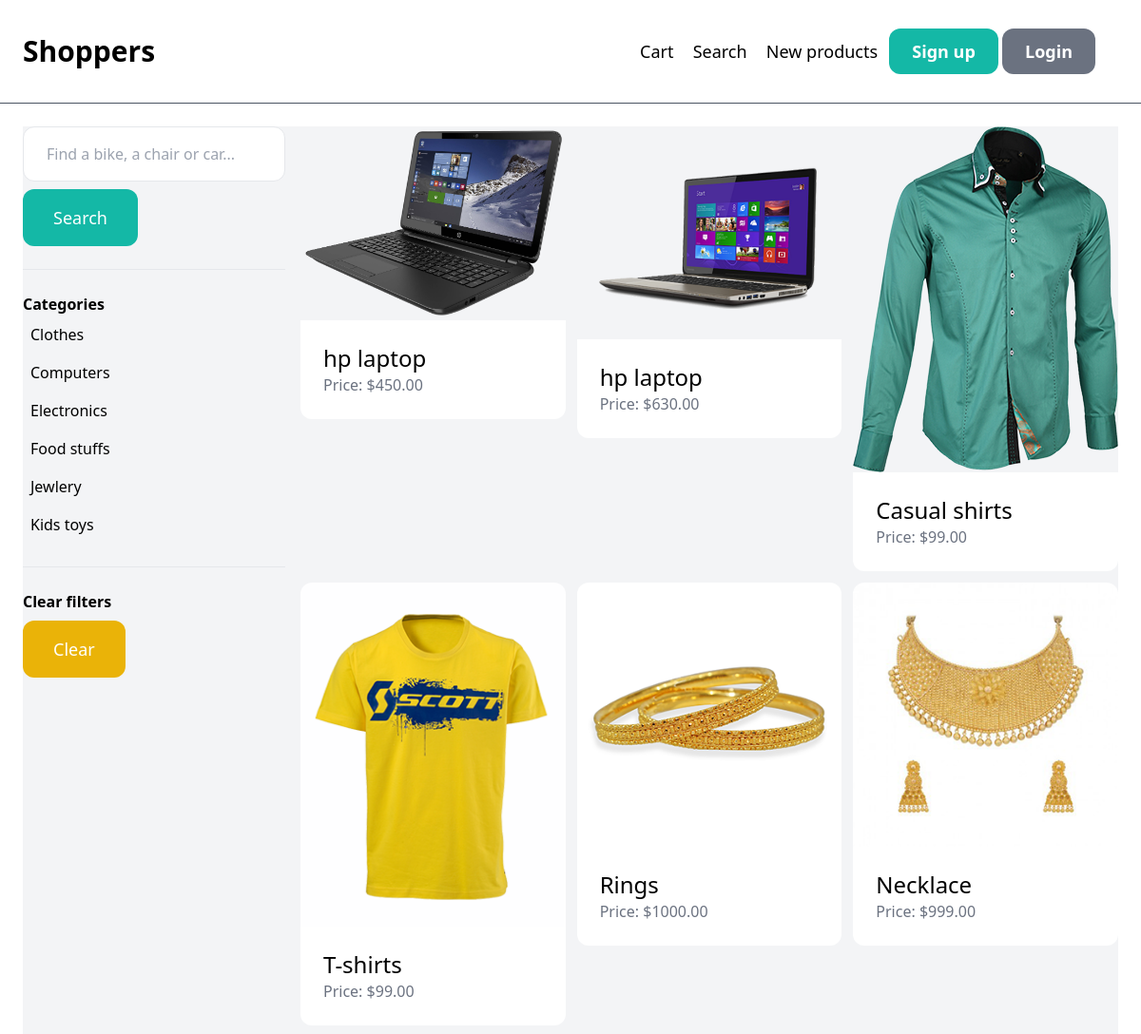
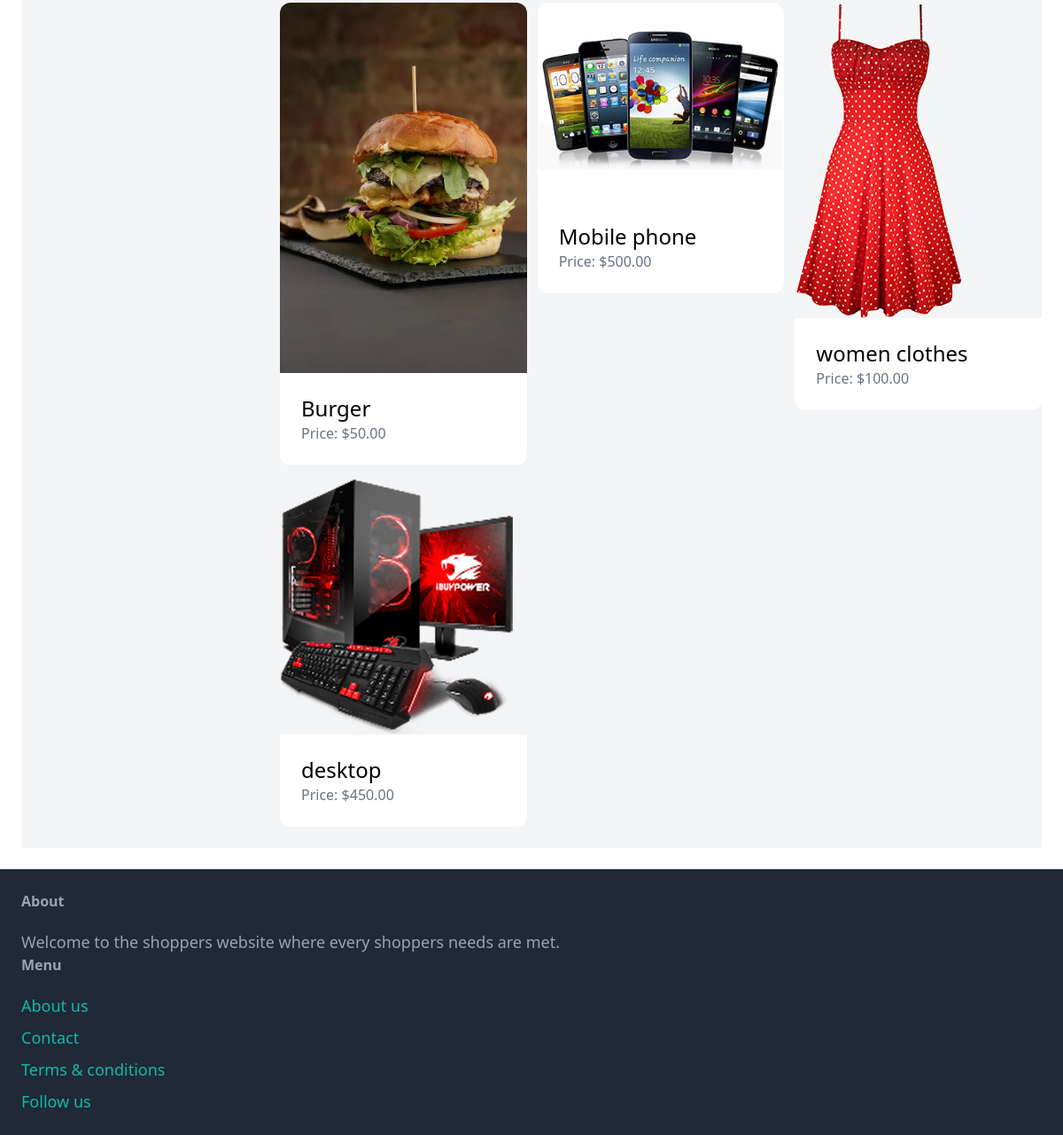
Screenshot of /products/ with the database file from the repository (2 pictures, top to bottom).
### products/models.py (models this page shows, shortened)
class Category(models.Model):
    name = models.CharField(max_length=300)
    class Meta:
        ordering = ('name',)
        verbose_name_plural = 'Categories'

class Product(models.Model):
    category = models.ForeignKey(
        Category, related_name="products", on_delete=models.CASCADE
    )
    name = models.CharField(max_length=300)
    description = models.TextField(null=True, blank=True)
    price = models.FloatField()
    image = models.ImageField(upload_to='products_images',blank=True, null=True)
    is_sold = models.BooleanField(default=False)
    created_by = models.ForeignKey(
        User, related_name='products', on_delete=models.CASCADE
    )
    created_at = models.DateTimeField(auto_now_add=True)

### products/views.py (the view)
# urls.py: path('', views.browse, name='browse'),
def browse(request):
    query = request.GET.get('query', '')
    category_id = request.GET.get('category', 0)
    categories = Category.objects.all()
    browse = Product.objects.filter(is_sold=False)
    if category_id:
        browse = browse.filter(category_id=category_id)
    if query:
        browse = browse.filter(
            Q(name__icontains=query) | Q(description__icontains=query)
        )
    return render(request, 'products/browse.html', {
        'browse': browse,
        'query': query,
        'categories': categories,
        'category_id': int(category_id),
    })

### products/templates/products/browse.html (shortened to what this page needs)
{% extends 'shoppers/base.html' %}
{% block content %}
    <div class="pb-6 grid grid-cols-4 gap-4 bg-gray-100">
        <div class="col-span-1">
            <form method="get" action="{% url 'products:browse' %}">
                <input name="query" class="w-full py-4 px-6 border rounded-xl" type="text" value="{{ query }}" placeholder="Find a bike, a chair or car...">
                <button class="mt-2 py-4 px-8 text-lg bg-teal-500 text-white rounded-xl">Search</button>
            </form>
            <hr class="my-6">
            <p class="font-semibold">Categories</p>
            <ul>
                {% for category in categories %}
                    <li class="py-2 px-2 rounded-xl{% if category.id == category_id %} bg-gray-200{% endif %}">
                        <a href="{% url 'products:browse' %}?query={{ query }}&category={{ category.id }}">{{ category.name }}</a>
                    </li>
                {% endfor %}
            </ul>
            <hr class="my-6">
            <p class="font-semibold">Clear filters</p>
            <ul>
                <li><a href="{% url 'products:browse' %}" class="mt-2 py-4 px-8 inline-block bg-yellow-500 text-lg rounded-xl text-white">Clear</a>
        </div>
        <div class="col-span-3">
            <div class="grid grid-cols-3 gap-3">
                {% for product in browse %}
                    <div>
                        <a href="{% url 'products:info' product.id %}">
                            <div>
                                <img src="{{ product.image.url }}" alt="{{ product.name }}" class="rounded-t-xl">
                            </div>
                            <div class="p-6 bg-white rounded-b-xl">
                                <h2 class="text-2xl">{{ product.name }}</h2>
                                <p class="text-gray-500">Price: ${{ product.price|floatformat:2 }}</p>
                            </div>
                        </a>
                    </div>
                {% endfor %}
            </div>
        </div>
    </div>
{% endblock %}

### rows the page displays
Category: name "Clothes"
Category: name "Computers"
Category: name "Electronics"
Category: name "Food stuffs"
Category: name "Jewlery"
Category: name "Kids toys"
Product: image (picture), name "hp laptop", price "450.00"
Product: image (picture), name "hp laptop", price "630.00"
Product: image (picture), name "Casual shirts", price "99.00"
Product: image (picture), name "T-shirts", price "99.00"
Product: image (picture), name "Rings", price "1000.00"
Product: image (picture), name "Necklace", price "999.00"
Product: image (picture), name "Burger", price "50.00"
Product: image (picture), name "Mobile phone", price "500.00"
Product: image (picture), name "women clothes", price "100.00"
Product: image (picture), name "desktop", price "450.00"
